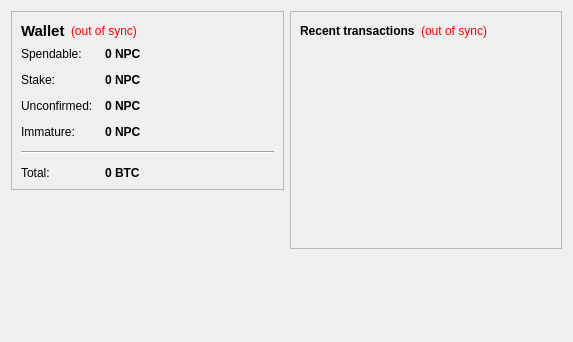
<?xml version="1.0" encoding="UTF-8"?>
<ui version="4.0">
 <class>OverviewPage</class>
 <widget class="QWidget" name="OverviewPage">
  <property name="geometry">
   <rect>
    <x>0</x>
    <y>0</y>
    <width>573</width>
    <height>342</height>
   </rect>
  </property>
  <property name="windowTitle">
   <string>Form</string>
  </property>
  <layout class="QHBoxLayout" name="horizontalLayout" stretch="1,1">
   <item>
    <layout class="QVBoxLayout" name="verticalLayout_2">
     <item>
      <widget class="QFrame" name="frame">
       <property name="frameShape">
        <enum>QFrame::StyledPanel</enum>
       </property>
       <property name="frameShadow">
        <enum>QFrame::Raised</enum>
       </property>
       <layout class="QVBoxLayout" name="verticalLayout_4">
        <item>
         <layout class="QHBoxLayout" name="horizontalLayout_4">
          <item>
           <widget class="QLabel" name="label_5">
            <property name="font">
             <font>
              <pointsize>11</pointsize>
              <weight>75</weight>
              <bold>true</bold>
             </font>
            </property>
            <property name="text">
             <string>Wallet</string>
            </property>
           </widget>
          </item>
          <item>
           <widget class="QLabel" name="labelWalletStatus">
            <property name="toolTip">
             <string>The displayed information may be out of date. Your wallet automatically synchronizes with the NPCoin network after a connection is established, but this process has not completed yet.</string>
            </property>
            <property name="styleSheet">
             <string notr="true">QLabel { color: red; }</string>
            </property>
            <property name="text">
             <string notr="true">(out of sync)</string>
            </property>
            <property name="alignment">
             <set>Qt::AlignLeading|Qt::AlignLeft|Qt::AlignVCenter</set>
            </property>
           </widget>
          </item>
          <item>
           <spacer name="horizontalSpacer_2">
            <property name="orientation">
             <enum>Qt::Horizontal</enum>
            </property>
            <property name="sizeHint" stdset="0">
             <size>
              <width>40</width>
              <height>20</height>
             </size>
            </property>
           </spacer>
          </item>
         </layout>
        </item>
        <item>
         <layout class="QFormLayout" name="formLayout_2">
          <property name="fieldGrowthPolicy">
           <enum>QFormLayout::AllNonFixedFieldsGrow</enum>
          </property>
          <property name="horizontalSpacing">
           <number>12</number>
          </property>
          <property name="verticalSpacing">
           <number>12</number>
          </property>
          <item row="0" column="0">
           <widget class="QLabel" name="label">
            <property name="text">
             <string>Spendable:</string>
            </property>
           </widget>
          </item>
          <item row="0" column="1">
           <widget class="QLabel" name="labelBalance">
            <property name="font">
             <font>
              <weight>75</weight>
              <bold>true</bold>
             </font>
            </property>
            <property name="cursor">
             <cursorShape>IBeamCursor</cursorShape>
            </property>
            <property name="toolTip">
             <string>Your current spendable balance</string>
            </property>
            <property name="text">
             <string notr="true">0 NPC</string>
            </property>
            <property name="textInteractionFlags">
             <set>Qt::LinksAccessibleByMouse|Qt::TextSelectableByKeyboard|Qt::TextSelectableByMouse</set>
            </property>
           </widget>
          </item>
          <item row="1" column="0">
           <widget class="QLabel" name="label_6">
            <property name="text">
             <string>Stake:</string>
            </property>
           </widget>
          </item>
          <item row="1" column="1">
           <widget class="QLabel" name="labelStake">
            <property name="font">
             <font>
              <weight>75</weight>
              <bold>true</bold>
             </font>
            </property>
            <property name="cursor">
             <cursorShape>IBeamCursor</cursorShape>
            </property>
            <property name="toolTip">
             <string>Total of coins that was staked, and do not yet count toward the current balance</string>
            </property>
            <property name="text">
             <string notr="true">0 NPC</string>
            </property>
            <property name="textInteractionFlags">
             <set>Qt::LinksAccessibleByMouse|Qt::TextSelectableByKeyboard|Qt::TextSelectableByMouse</set>
            </property>
           </widget>
          </item>
          <item row="2" column="0">
           <widget class="QLabel" name="label_3">
            <property name="text">
             <string>Unconfirmed:</string>
            </property>
           </widget>
          </item>
          <item row="2" column="1">
           <widget class="QLabel" name="labelUnconfirmed">
            <property name="font">
             <font>
              <weight>75</weight>
              <bold>true</bold>
             </font>
            </property>
            <property name="cursor">
             <cursorShape>IBeamCursor</cursorShape>
            </property>
            <property name="toolTip">
             <string>Total of transactions that have yet to be confirmed, and do not yet count toward the current balance</string>
            </property>
            <property name="text">
             <string notr="true">0 NPC</string>
            </property>
            <property name="textInteractionFlags">
             <set>Qt::LinksAccessibleByMouse|Qt::TextSelectableByKeyboard|Qt::TextSelectableByMouse</set>
            </property>
           </widget>
          </item>
          <item row="3" column="0">
           <widget class="QLabel" name="labelImmatureText">
            <property name="text">
             <string>Immature:</string>
            </property>
           </widget>
          </item>
          <item row="3" column="1">
           <widget class="QLabel" name="labelImmature">
            <property name="font">
             <font>
              <weight>75</weight>
              <bold>true</bold>
             </font>
            </property>
            <property name="toolTip">
             <string>Mined balance that has not yet matured</string>
            </property>
            <property name="text">
             <string notr="true">0 NPC</string>
            </property>
            <property name="textInteractionFlags">
             <set>Qt::LinksAccessibleByMouse|Qt::TextSelectableByKeyboard|Qt::TextSelectableByMouse</set>
            </property>
           </widget>
          </item>
          <item row="4" column="0" colspan="2">
           <widget class="Line" name="line">
            <property name="orientation">
             <enum>Qt::Horizontal</enum>
            </property>
           </widget>
          </item>
          <item row="5" column="0">
           <widget class="QLabel" name="labelTotalText">
            <property name="text">
             <string>Total:</string>
            </property>
           </widget>
          </item>
          <item row="5" column="1">
           <widget class="QLabel" name="labelTotal">
            <property name="font">
             <font>
              <weight>75</weight>
              <bold>true</bold>
             </font>
            </property>
            <property name="cursor">
             <cursorShape>IBeamCursor</cursorShape>
            </property>
            <property name="toolTip">
             <string>Your current total balance</string>
            </property>
            <property name="text">
             <string notr="true">0 BTC</string>
            </property>
            <property name="textInteractionFlags">
             <set>Qt::LinksAccessibleByMouse|Qt::TextSelectableByKeyboard|Qt::TextSelectableByMouse</set>
            </property>
           </widget>
          </item>
         </layout>
        </item>
       </layout>
      </widget>
     </item>
     <item>
      <spacer name="verticalSpacer">
       <property name="orientation">
        <enum>Qt::Vertical</enum>
       </property>
       <property name="sizeHint" stdset="0">
        <size>
         <width>20</width>
         <height>40</height>
        </size>
       </property>
      </spacer>
     </item>
    </layout>
   </item>
   <item>
    <layout class="QVBoxLayout" name="verticalLayout_3">
     <item>
      <widget class="QFrame" name="frame_2">
       <property name="frameShape">
        <enum>QFrame::StyledPanel</enum>
       </property>
       <property name="frameShadow">
        <enum>QFrame::Raised</enum>
       </property>
       <layout class="QVBoxLayout" name="verticalLayout">
        <item>
         <layout class="QHBoxLayout" name="horizontalLayout_2">
          <item>
           <widget class="QLabel" name="label_4">
            <property name="text">
             <string>&lt;b&gt;Recent transactions&lt;/b&gt;</string>
            </property>
           </widget>
          </item>
          <item>
           <widget class="QLabel" name="labelTransactionsStatus">
            <property name="toolTip">
             <string>The displayed information may be out of date. Your wallet automatically synchronizes with the NPCoin network after a connection is established, but this process has not completed yet.</string>
            </property>
            <property name="styleSheet">
             <string notr="true">QLabel { color: red; }</string>
            </property>
            <property name="text">
             <string notr="true">(out of sync)</string>
            </property>
            <property name="alignment">
             <set>Qt::AlignRight|Qt::AlignTrailing|Qt::AlignVCenter</set>
            </property>
           </widget>
          </item>
          <item>
           <spacer name="horizontalSpacer">
            <property name="orientation">
             <enum>Qt::Horizontal</enum>
            </property>
            <property name="sizeHint" stdset="0">
             <size>
              <width>40</width>
              <height>20</height>
             </size>
            </property>
           </spacer>
          </item>
         </layout>
        </item>
        <item>
         <widget class="QListView" name="listTransactions">
          <property name="styleSheet">
           <string notr="true">QListView { background: transparent; }</string>
          </property>
          <property name="frameShape">
           <enum>QFrame::NoFrame</enum>
          </property>
          <property name="verticalScrollBarPolicy">
           <enum>Qt::ScrollBarAlwaysOff</enum>
          </property>
          <property name="horizontalScrollBarPolicy">
           <enum>Qt::ScrollBarAlwaysOff</enum>
          </property>
          <property name="selectionMode">
           <enum>QAbstractItemView::NoSelection</enum>
          </property>
         </widget>
        </item>
       </layout>
      </widget>
     </item>
     <item>
      <spacer name="verticalSpacer_2">
       <property name="orientation">
        <enum>Qt::Vertical</enum>
       </property>
       <property name="sizeHint" stdset="0">
        <size>
         <width>20</width>
         <height>40</height>
        </size>
       </property>
      </spacer>
     </item>
    </layout>
   </item>
  </layout>
 </widget>
 <resources/>
 <connections/>
</ui>
